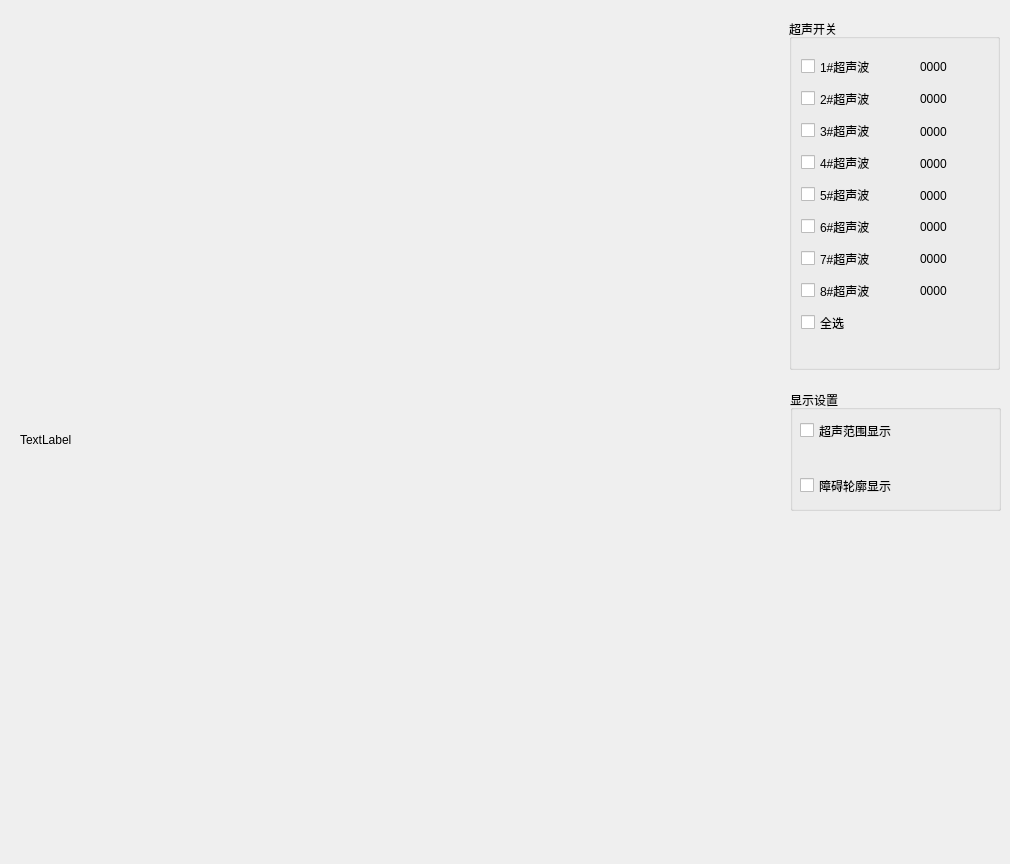
    <widget class="QWidget" name="tab_4">
     <attribute name="title">
      <string>超声波探测图</string>
     </attribute>
     <widget class="QLabel" name="label_Ultra">
      <property name="geometry">
       <rect>
        <x>20</x>
        <y>24</y>
        <width>751</width>
        <height>831</height>
       </rect>
      </property>
      <property name="text">
       <string>TextLabel</string>
      </property>
     </widget>
     <widget class="QGroupBox" name="groupBox_5">
      <property name="geometry">
       <rect>
        <x>789</x>
        <y>19</y>
        <width>211</width>
        <height>351</height>
       </rect>
      </property>
      <property name="title">
       <string>超声开关</string>
      </property>
      <widget class="QLabel" name="lb_ultra6">
       <property name="geometry">
        <rect>
         <x>131</x>
         <y>199</y>
         <width>61</width>
         <height>17</height>
        </rect>
       </property>
       <property name="text">
        <string>0000</string>
       </property>
      </widget>
      <widget class="QLabel" name="lb_ultra7">
       <property name="geometry">
        <rect>
         <x>131</x>
         <y>231</y>
         <width>61</width>
         <height>17</height>
        </rect>
       </property>
       <property name="text">
        <string>0000</string>
       </property>
      </widget>
      <widget class="QLabel" name="lb_ultra5">
       <property name="geometry">
        <rect>
         <x>131</x>
         <y>168</y>
         <width>61</width>
         <height>17</height>
        </rect>
       </property>
       <property name="text">
        <string>0000</string>
       </property>
      </widget>
      <widget class="QLabel" name="lb_ultra8">
       <property name="geometry">
        <rect>
         <x>131</x>
         <y>263</y>
         <width>61</width>
         <height>17</height>
        </rect>
       </property>
       <property name="text">
        <string>0000</string>
       </property>
      </widget>
      <widget class="QLabel" name="lb_ultra3">
       <property name="geometry">
        <rect>
         <x>131</x>
         <y>104</y>
         <width>61</width>
         <height>17</height>
        </rect>
       </property>
       <property name="text">
        <string>0000</string>
       </property>
      </widget>
      <widget class="QLabel" name="lb_ultra4">
       <property name="geometry">
        <rect>
         <x>131</x>
         <y>136</y>
         <width>61</width>
         <height>17</height>
        </rect>
       </property>
       <property name="text">
        <string>0000</string>
       </property>
      </widget>
      <widget class="QLabel" name="lb_ultra1">
       <property name="geometry">
        <rect>
         <x>131</x>
         <y>39</y>
         <width>61</width>
         <height>17</height>
        </rect>
       </property>
       <property name="text">
        <string>0000</string>
       </property>
      </widget>
      <widget class="QLabel" name="lb_ultra2">
       <property name="geometry">
        <rect>
         <x>131</x>
         <y>71</y>
         <width>61</width>
         <height>17</height>
        </rect>
       </property>
       <property name="text">
        <string>0000</string>
       </property>
      </widget>
      <widget class="QCheckBox" name="ultra2">
       <property name="geometry">
        <rect>
         <x>12</x>
         <y>68</y>
         <width>76</width>
         <height>23</height>
        </rect>
       </property>
       <property name="text">
        <string>2#超声波</string>
       </property>
      </widget>
      <widget class="QCheckBox" name="ultra6">
       <property name="geometry">
        <rect>
         <x>12</x>
         <y>196</y>
         <width>76</width>
         <height>23</height>
        </rect>
       </property>
       <property name="text">
        <string>6#超声波</string>
       </property>
      </widget>
      <widget class="QCheckBox" name="ultra7">
       <property name="geometry">
        <rect>
         <x>12</x>
         <y>228</y>
         <width>76</width>
         <height>23</height>
        </rect>
       </property>
       <property name="text">
        <string>7#超声波</string>
       </property>
      </widget>
      <widget class="QCheckBox" name="ultra5">
       <property name="geometry">
        <rect>
         <x>12</x>
         <y>164</y>
         <width>76</width>
         <height>23</height>
        </rect>
       </property>
       <property name="text">
        <string>5#超声波</string>
       </property>
      </widget>
      <widget class="QCheckBox" name="ultra1">
       <property name="geometry">
        <rect>
         <x>12</x>
         <y>36</y>
         <width>76</width>
         <height>23</height>
        </rect>
       </property>
       <property name="text">
        <string>1#超声波</string>
       </property>
      </widget>
      <widget class="QCheckBox" name="ultra8">
       <property name="geometry">
        <rect>
         <x>12</x>
         <y>260</y>
         <width>76</width>
         <height>23</height>
        </rect>
       </property>
       <property name="text">
        <string>8#超声波</string>
       </property>
      </widget>
      <widget class="QCheckBox" name="ultraAll">
       <property name="geometry">
        <rect>
         <x>12</x>
         <y>292</y>
         <width>81</width>
         <height>23</height>
        </rect>
       </property>
       <property name="text">
        <string>全选</string>
       </property>
      </widget>
      <widget class="QCheckBox" name="ultra3">
       <property name="geometry">
        <rect>
         <x>12</x>
         <y>100</y>
         <width>76</width>
         <height>23</height>
        </rect>
       </property>
       <property name="text">
        <string>3#超声波</string>
       </property>
      </widget>
      <widget class="QCheckBox" name="ultra4">
       <property name="geometry">
        <rect>
         <x>12</x>
         <y>132</y>
         <width>76</width>
         <height>23</height>
        </rect>
       </property>
       <property name="text">
        <string>4#超声波</string>
       </property>
      </widget>
     </widget>
     <widget class="QGroupBox" name="groupBox_6">
      <property name="geometry">
       <rect>
        <x>790</x>
        <y>390</y>
        <width>211</width>
        <height>121</height>
       </rect>
      </property>
      <property name="title">
       <string>显示设置</string>
      </property>
      <widget class="QCheckBox" name="Ultra_Area">
       <property name="geometry">
        <rect>
         <x>10</x>
         <y>30</y>
         <width>141</width>
         <height>21</height>
        </rect>
       </property>
       <property name="text">
        <string>超声范围显示</string>
       </property>
      </widget>
      <widget class="QCheckBox" name="Obsta_OutLine">
       <property name="geometry">
        <rect>
         <x>10</x>
         <y>80</y>
         <width>151</width>
         <height>31</height>
        </rect>
       </property>
       <property name="text">
        <string>障碍轮廓显示</string>
       </property>
      </widget>
     </widget>
    </widget>
